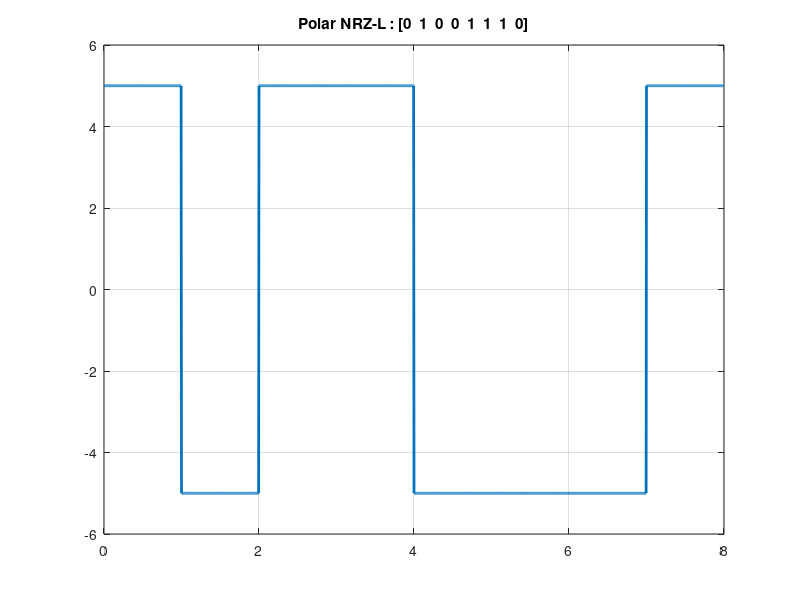

The MATLAB source for this figure:
clc;
close all;
clear all;

bits = [0,1,0,0,1,1,1,0]; 

bitrate = 1;
voltage = 5;

T = length(bits)/bitrate; %total time for bit sequence
n = 200; %sample per bit
N = n * T; %total sample
dt = T / N; %sampling time
t = 0:dt:T-dt; %every time instance
y = zeros(1,length(t)); %output signal

%modulation
for i = 0 : length(bits) - 1
  if(bits(i+1) == 1)
    y(i * n + 1 : (i + 1) * n) = -voltage;
  else
    y(i * n + 1 : (i + 1) * n) = voltage;
  endif
end

plot(t,y,'LineWidth',2);
axis([0 T -voltage-1 voltage+1]);
grid on;
title(['Polar NRZ-L : [' num2str(bits) ']']);

%demodulation
for i = 1 : length(t)
  if(rem(i,n) == 0 && y(i) / voltage == -1)
      receiving_bits(i / n) = 1;
    elseif(rem(i,n) == 0 && y(i) / voltage == 1)
      receiving_bits(i / n) = 0;
  endif
end
disp("Polar NRZ-L Decoding : ");
disp(receiving_bits);
